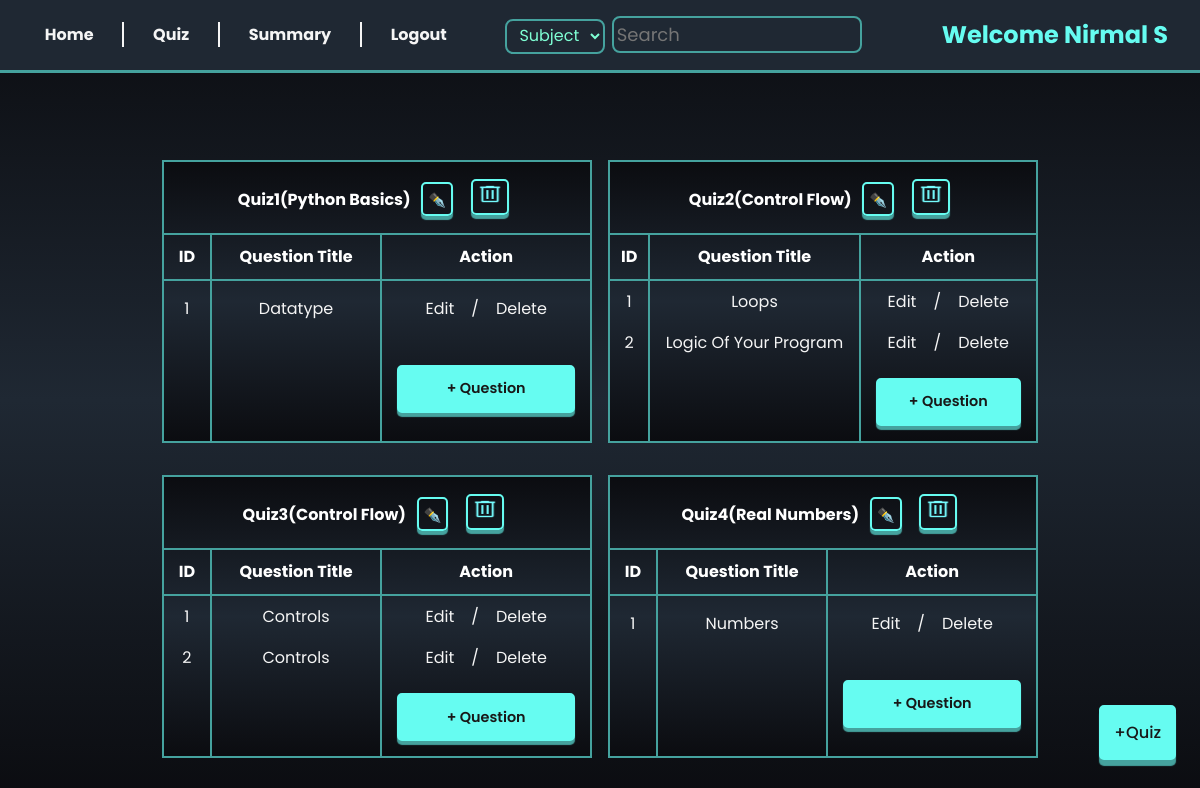
Page /quiz_management (signed in) on the committed database.
### models/models.py (models this page shows)
class Chapter(db.Model):
  id = db.Column(db.Integer, primary_key=True, nullable=False)
  name = db.Column(db.String(50), unique=True, nullable=False)
  description = db.Column(db.String(120), nullable=False)
  subject_id = db.Column(db.Integer, db.ForeignKey('subject.id'), nullable=False)
  questions = db.relationship('Question', backref='chapter', cascade="all, delete-orphan")
  quizes = db.relationship('Quiz', backref='chapter', cascade = "all, delete-orphan")

class Question(db.Model):
  id = db.Column(db.Integer, primary_key=True, nullable=False)
  question_title = db.Column(db.String(255), nullable=False)
  question = db.Column(db.String(120), nullable=False)
  option_1 = db.Column(db.String(120), nullable=False)
  option_2 = db.Column(db.String(120), nullable=False)
  option_3 = db.Column(db.String(120), nullable=False)
  option_4 = db.Column(db.String(120), nullable=False)
  correct_answer = db.Column(db.String(120), nullable=False)
  marks = db.Column(db.Integer(), nullable = False)
  chapter_id = db.Column(db.Integer, db.ForeignKey('chapter.id'), nullable = False)
  quiz_id = db.Column(db.Integer, db.ForeignKey('quiz.id'), nullable = False)

### controllers/routes.py (the view)
@admin_required
@app.route('/quiz_management')
def quiz_dashboard():
    name = session.get('name')
    quizes = Quiz.query.all()
    chapters = Chapter.query.all()
    return render_template('quiz_management.html', name = name, quizes = quizes, chapters = chapters)

### templates/quiz_management.html (shortened to what this page needs)
{% extends 'base.html' %}
{% block content %}
<div class="admin-container">
    {% include 'admin_nav.html'   %}
        <div class="quiz-list">
            {% set quiz_count = namespace(value=0) %}
            {% for quiz in quizes %}
            <table>
                {% for chapter in chapters %}
                {% if quiz.chapter_id == chapter.id %}
                {% set quiz_count.value = quiz_count.value + 1 %}
                <thead>
                    <tr>
                        <th colspan="3">
                            Quiz{{quiz_count.value}}({{chapter.name | title}})
                            <a href="/update_quiz/{{quiz.id}}" class="button" style="display: inline-block; padding: 6px 5px 3px 5px; background: transparent; ">
                                ✒️
                            </a>
                            <a href="/delete_quiz/{{quiz.id}}" class="button" style="display: inline-block; background:transparent; padding: 2px;">
                                <img style="background: transparent; height: 22px; padding: 0; width: 30px;"
                                    src="../static/delete_32dp_75FBFD_FILL0_wght400_GRAD0_opsz40.png" alt="delete" >
                            </a>
                        </th>
                    </tr>
                    <tr>
                        <th>ID</th>
                        <th>Question Title</th>
                        <th>Action</th>
                    </tr>
                </thead>
                <tbody>
                    {% set ques_count = namespace(value=0) %}
                    {% if chapter.questions %}
                        {% for question in chapter.questions %}
                        {% if quiz.id == question.quiz_id %}
                        {% set ques_count.value = ques_count.value + 1 %}
                        <tr>
                            <td>{{ques_count.value}}</td>
                            <td>{{question.question_title | title}}</td>
                            <td> <a href="/update_question/{{question.id}}">Edit</a> / <a href="/delete_question/{{question.id}}">Delete</a></td>
                        </tr>
                        {% endif %}
                        {% endfor %}
                    {% else %}
                    <tr><td colspan="3" style="padding: 10px; border-bottom:2px solid var(--accent-color) ;">No questions added</td></tr>
                    {% endif %}
                    <tr>
                        <td></td>
                        <td></td>
                        <td><a href="/new_question/{{quiz.id}}/{{chapter.id}}" class="button">+ Question</a></td>
                    </tr>
                </tbody>
                {% endif %}
                {% endfor %}
            </table>
            {% endfor %}
        </div>
        <div class="new-subject-icon">
            <a href="{{url_for('new_quiz')}}" class="button">+Quiz</a>
        </div>
</div>
{% endblock %}

### static/styles.css (style rules this page uses)
* { padding: 0; margin: 0; outline: 0; list-style: none; text-decoration: none; font-family: 'Poppins', 'system-ui'; box-sizing: border-box; }
:root { --accent-color:#66fcf1; --box-shadow :#45a29e; --text-color :whitesmoke; --light-shade :#1f2833; --dark-shade :#181818; --background: linear-gradient(#0b0c10,#1f2833,#0b0c10); }
body { overflow-x: hidden; width: 100vw; height: 100vh; background:var(--background); background-repeat: no-repeat; background-size: cover; background-attachment: fixed; display: flex; justify-content: center; align-items: center; color: var(--text-color); }
.button { border:2px solid var(--accent-color); cursor: pointer; box-shadow: 0 6px 1px var(--box-shadow); transition: all 250ms ease; border-radius: 5px; background-color: var(--accent-color); color: var(--dark-shade); font-size: 0.9em; font-weight: 500; }
a { color: var(--text-color); text-align: center; padding: 0.8em; margin-top: 1.5em; }

### rows in the picture
Chapter: value "1", name "Python Basics"
Question: value "1", question_title "Datatype"
Chapter: value "2", name "Control Flow", value "3"
Question: value "1", question_title "Loops"
Question: value "2", question_title "Logic Of Your Program"
Question: value "1", question_title "Controls"
Question: value "2", question_title "Controls"
Chapter: value "4", name "Real Numbers"
Question: value "1", question_title "Numbers"

### other values in the picture
{{ name }} "Nirmal S"
